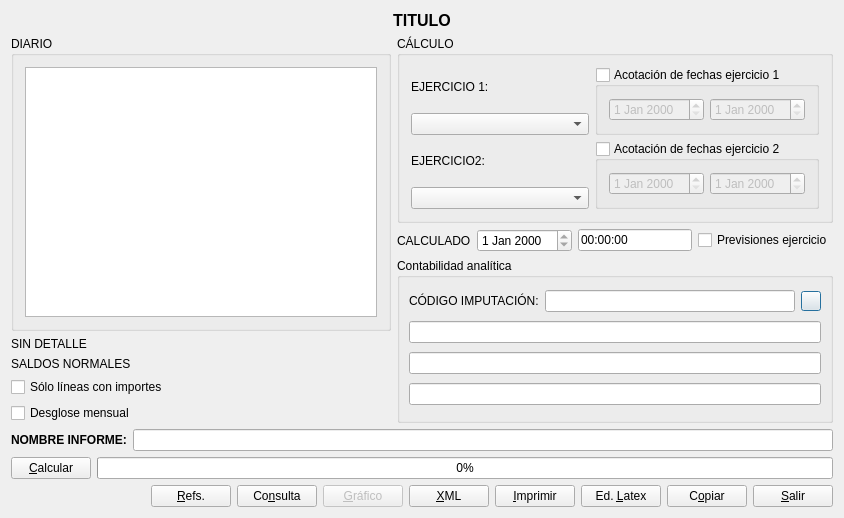
<?xml version="1.0" encoding="UTF-8"?>
<ui version="4.0">
 <author>José Manuel Díez Botella</author>
 <class>calcestado</class>
 <widget class="QDialog" name="calcestado">
  <property name="geometry">
   <rect>
    <x>0</x>
    <y>0</y>
    <width>844</width>
    <height>518</height>
   </rect>
  </property>
  <property name="windowTitle">
   <string>Cálculo de Estado Contable</string>
  </property>
  <layout class="QVBoxLayout" name="verticalLayout_2">
   <item>
    <widget class="QLabel" name="titulolabel">
     <property name="font">
      <font>
       <pointsize>12</pointsize>
       <weight>75</weight>
       <bold>true</bold>
      </font>
     </property>
     <property name="text">
      <string>TITULO</string>
     </property>
     <property name="alignment">
      <set>Qt::AlignCenter</set>
     </property>
    </widget>
   </item>
   <item>
    <layout class="QHBoxLayout" name="horizontalLayout_2">
     <item>
      <layout class="QVBoxLayout">
       <item>
        <widget class="QGroupBox" name="groupBox">
         <property name="minimumSize">
          <size>
           <width>0</width>
           <height>200</height>
          </size>
         </property>
         <property name="title">
          <string>DIARIO</string>
         </property>
         <layout class="QVBoxLayout">
          <item>
           <widget class="QListWidget" name="diariolistWidget"/>
          </item>
         </layout>
        </widget>
       </item>
       <item>
        <widget class="QLabel" name="desgloselabel">
         <property name="text">
          <string>SIN DETALLE</string>
         </property>
        </widget>
       </item>
       <item>
        <widget class="QLabel" name="medioslabel">
         <property name="enabled">
          <bool>true</bool>
         </property>
         <property name="text">
          <string>SALDOS NORMALES</string>
         </property>
        </widget>
       </item>
       <item>
        <widget class="QCheckBox" name="importescheckBox">
         <property name="text">
          <string>Sólo líneas con importes</string>
         </property>
        </widget>
       </item>
       <item>
        <widget class="QCheckBox" name="desglose_mes_checkBox">
         <property name="text">
          <string>Desglose mensual</string>
         </property>
        </widget>
       </item>
      </layout>
     </item>
     <item>
      <layout class="QVBoxLayout" name="verticalLayout">
       <item>
        <widget class="QGroupBox" name="groupBox_2">
         <property name="title">
          <string>CÁLCULO</string>
         </property>
         <layout class="QGridLayout">
          <item row="0" column="0">
           <layout class="QVBoxLayout">
            <item>
             <widget class="QLabel" name="textLabel1">
              <property name="maximumSize">
               <size>
                <width>110</width>
                <height>32767</height>
               </size>
              </property>
              <property name="text">
               <string>EJERCICIO 1:</string>
              </property>
              <property name="wordWrap">
               <bool>false</bool>
              </property>
             </widget>
            </item>
            <item>
             <widget class="QComboBox" name="Ejercicio1comboBox"/>
            </item>
           </layout>
          </item>
          <item row="0" column="1">
           <widget class="QGroupBox" name="fechas_ej1_groupBox">
            <property name="title">
             <string>Acotación de fechas ejercicio 1</string>
            </property>
            <property name="checkable">
             <bool>true</bool>
            </property>
            <property name="checked">
             <bool>false</bool>
            </property>
            <layout class="QHBoxLayout">
             <item>
              <widget class="QDateEdit" name="ini_ej1_dateEdit"/>
             </item>
             <item>
              <widget class="QDateEdit" name="fin_ej1_dateEdit"/>
             </item>
            </layout>
           </widget>
          </item>
          <item row="1" column="0">
           <layout class="QVBoxLayout">
            <item>
             <widget class="QLabel" name="ejercicio2textLabel">
              <property name="maximumSize">
               <size>
                <width>110</width>
                <height>32767</height>
               </size>
              </property>
              <property name="text">
               <string>EJERCICIO2:</string>
              </property>
              <property name="wordWrap">
               <bool>false</bool>
              </property>
             </widget>
            </item>
            <item>
             <widget class="QComboBox" name="Ejercicio2comboBox"/>
            </item>
           </layout>
          </item>
          <item row="1" column="1">
           <widget class="QGroupBox" name="fechas_ej2_groupBox">
            <property name="title">
             <string>Acotación de fechas ejercicio 2</string>
            </property>
            <property name="checkable">
             <bool>true</bool>
            </property>
            <property name="checked">
             <bool>false</bool>
            </property>
            <layout class="QHBoxLayout">
             <item>
              <widget class="QDateEdit" name="ini_ej2_dateEdit"/>
             </item>
             <item>
              <widget class="QDateEdit" name="fin_ej2_dateEdit"/>
             </item>
            </layout>
           </widget>
          </item>
         </layout>
        </widget>
       </item>
       <item>
        <layout class="QHBoxLayout" name="horizontalLayout">
         <item>
          <widget class="QLabel" name="textLabel2">
           <property name="text">
            <string>CALCULADO</string>
           </property>
           <property name="wordWrap">
            <bool>false</bool>
           </property>
          </widget>
         </item>
         <item>
          <widget class="QDateEdit" name="FechadateEdit">
           <property name="readOnly">
            <bool>true</bool>
           </property>
          </widget>
         </item>
         <item>
          <widget class="QLineEdit" name="horalineEdit">
           <property name="text">
            <string>00:00:00</string>
           </property>
           <property name="readOnly">
            <bool>true</bool>
           </property>
          </widget>
         </item>
         <item>
          <widget class="QCheckBox" name="previsiones">
           <property name="text">
            <string>Previsiones ejercicio</string>
           </property>
          </widget>
         </item>
        </layout>
       </item>
       <item>
        <widget class="QGroupBox" name="analiticagroupBox">
         <property name="title">
          <string>Contabilidad analítica</string>
         </property>
         <layout class="QVBoxLayout">
          <property name="spacing">
           <number>6</number>
          </property>
          <property name="leftMargin">
           <number>9</number>
          </property>
          <property name="topMargin">
           <number>9</number>
          </property>
          <property name="rightMargin">
           <number>9</number>
          </property>
          <property name="bottomMargin">
           <number>9</number>
          </property>
          <item>
           <layout class="QHBoxLayout">
            <property name="spacing">
             <number>6</number>
            </property>
            <property name="leftMargin">
             <number>0</number>
            </property>
            <property name="topMargin">
             <number>0</number>
            </property>
            <property name="rightMargin">
             <number>0</number>
            </property>
            <property name="bottomMargin">
             <number>0</number>
            </property>
            <item>
             <widget class="QLabel" name="cilabel">
              <property name="enabled">
               <bool>true</bool>
              </property>
              <property name="text">
               <string>CÓDIGO IMPUTACIÓN:</string>
              </property>
             </widget>
            </item>
            <item>
             <widget class="QLineEdit" name="cilineEdit">
              <property name="enabled">
               <bool>true</bool>
              </property>
              <property name="minimumSize">
               <size>
                <width>250</width>
                <height>0</height>
               </size>
              </property>
             </widget>
            </item>
            <item>
             <widget class="QPushButton" name="buscapushButton">
              <property name="enabled">
               <bool>true</bool>
              </property>
              <property name="maximumSize">
               <size>
                <width>20</width>
                <height>20</height>
               </size>
              </property>
              <property name="text">
               <string/>
              </property>
              <property name="icon">
               <iconset resource="keme.qrc">
                <normaloff>:/iconos/graf/viewer.xpm</normaloff>:/iconos/graf/viewer.xpm</iconset>
              </property>
             </widget>
            </item>
           </layout>
          </item>
          <item>
           <widget class="QLineEdit" name="nivel1lineEdit">
            <property name="enabled">
             <bool>true</bool>
            </property>
            <property name="font">
             <font>
              <pointsize>8</pointsize>
             </font>
            </property>
            <property name="readOnly">
             <bool>true</bool>
            </property>
           </widget>
          </item>
          <item>
           <widget class="QLineEdit" name="nivel2lineEdit">
            <property name="enabled">
             <bool>true</bool>
            </property>
            <property name="font">
             <font>
              <pointsize>8</pointsize>
             </font>
            </property>
            <property name="readOnly">
             <bool>true</bool>
            </property>
           </widget>
          </item>
          <item>
           <widget class="QLineEdit" name="nivel3lineEdit">
            <property name="enabled">
             <bool>true</bool>
            </property>
            <property name="font">
             <font>
              <pointsize>8</pointsize>
             </font>
            </property>
            <property name="readOnly">
             <bool>true</bool>
            </property>
           </widget>
          </item>
         </layout>
        </widget>
       </item>
      </layout>
     </item>
    </layout>
   </item>
   <item>
    <layout class="QHBoxLayout">
     <property name="spacing">
      <number>6</number>
     </property>
     <property name="leftMargin">
      <number>0</number>
     </property>
     <property name="topMargin">
      <number>0</number>
     </property>
     <property name="rightMargin">
      <number>0</number>
     </property>
     <property name="bottomMargin">
      <number>0</number>
     </property>
     <item>
      <widget class="QLabel" name="textLabel1_3">
       <property name="text">
        <string>&lt;!DOCTYPE HTML PUBLIC &quot;-//W3C//DTD HTML 4.0//EN&quot; &quot;http://www.w3.org/TR/REC-html40/strict.dtd&quot;&gt;
&lt;html&gt;&lt;head&gt;&lt;meta name=&quot;qrichtext&quot; content=&quot;1&quot; /&gt;&lt;style type=&quot;text/css&quot;&gt;
p, li { white-space: pre-wrap; }
&lt;/style&gt;&lt;/head&gt;&lt;body style=&quot; font-family:'Sans Serif'; font-size:9pt; font-weight:400; font-style:normal;&quot;&gt;
&lt;table style=&quot;-qt-table-type: root; margin-top:4px; margin-bottom:4px; margin-left:4px; margin-right:4px;&quot;&gt;
&lt;tr&gt;
&lt;td style=&quot;border: none;&quot;&gt;
&lt;p style=&quot; margin-top:0px; margin-bottom:0px; margin-left:0px; margin-right:0px; -qt-block-indent:0; text-indent:0px;&quot;&gt;&lt;span style=&quot; font-weight:600;&quot;&gt;NOMBRE INFORME:&lt;/span&gt;&lt;/p&gt;&lt;/td&gt;&lt;/tr&gt;&lt;/table&gt;&lt;/body&gt;&lt;/html&gt;</string>
       </property>
       <property name="wordWrap">
        <bool>false</bool>
       </property>
      </widget>
     </item>
     <item>
      <widget class="QLineEdit" name="texlineEdit"/>
     </item>
    </layout>
   </item>
   <item>
    <layout class="QHBoxLayout" name="horizontalLayout_4">
     <item>
      <widget class="QPushButton" name="CalcularpushButton">
       <property name="text">
        <string>&amp;Calcular</string>
       </property>
       <property name="icon">
        <iconset>
         <normaloff>:/graf/calculator.xpm</normaloff>:/graf/calculator.xpm</iconset>
       </property>
       <property name="shortcut">
        <string>Alt+C</string>
       </property>
      </widget>
     </item>
     <item>
      <widget class="QProgressBar" name="progressBar">
       <property name="value">
        <number>0</number>
       </property>
       <property name="orientation">
        <enum>Qt::Horizontal</enum>
       </property>
      </widget>
     </item>
    </layout>
   </item>
   <item>
    <layout class="QHBoxLayout" name="horizontalLayout_3">
     <item>
      <spacer name="horizontalSpacer">
       <property name="orientation">
        <enum>Qt::Horizontal</enum>
       </property>
       <property name="sizeHint" stdset="0">
        <size>
         <width>40</width>
         <height>20</height>
        </size>
       </property>
      </spacer>
     </item>
     <item>
      <widget class="QPushButton" name="referenciaspushButton">
       <property name="text">
        <string>&amp;Refs.</string>
       </property>
       <property name="icon">
        <iconset resource="keme.qrc">
         <normaloff>:/iconos/graf/basket.png</normaloff>:/iconos/graf/basket.png</iconset>
       </property>
      </widget>
     </item>
     <item>
      <widget class="QPushButton" name="ConsultapushButton">
       <property name="text">
        <string>Co&amp;nsulta</string>
       </property>
       <property name="icon">
        <iconset resource="keme.qrc">
         <normaloff>:/iconos/graf/xmag.png</normaloff>:/iconos/graf/xmag.png</iconset>
       </property>
       <property name="shortcut">
        <string>Alt+G</string>
       </property>
      </widget>
     </item>
     <item>
      <widget class="QPushButton" name="graficopushButton">
       <property name="enabled">
        <bool>false</bool>
       </property>
       <property name="text">
        <string>&amp;Gráfico</string>
       </property>
       <property name="icon">
        <iconset resource="keme.qrc">
         <normaloff>:/iconos/graf/graf.png</normaloff>:/iconos/graf/graf.png</iconset>
       </property>
      </widget>
     </item>
     <item>
      <widget class="QPushButton" name="xmlpushButton">
       <property name="text">
        <string>&amp;XML</string>
       </property>
       <property name="icon">
        <iconset resource="keme.qrc">
         <normaloff>:/iconos/graf/XML.png</normaloff>:/iconos/graf/XML.png</iconset>
       </property>
      </widget>
     </item>
     <item>
      <widget class="QPushButton" name="ImprimirpushButton">
       <property name="text">
        <string>&amp;Imprimir</string>
       </property>
       <property name="icon">
        <iconset resource="keme.qrc">
         <normaloff>:/iconos/graf/printing.xpm</normaloff>:/iconos/graf/printing.xpm</iconset>
       </property>
       <property name="shortcut">
        <string>Alt+I</string>
       </property>
      </widget>
     </item>
     <item>
      <widget class="QPushButton" name="latexpushButton">
       <property name="text">
        <string>Ed. &amp;Latex</string>
       </property>
       <property name="icon">
        <iconset resource="keme.qrc">
         <normaloff>:/iconos/graf/tex.png</normaloff>:/iconos/graf/tex.png</iconset>
       </property>
      </widget>
     </item>
     <item>
      <widget class="QPushButton" name="copiarpushButton">
       <property name="text">
        <string>C&amp;opiar</string>
       </property>
       <property name="icon">
        <iconset resource="keme.qrc">
         <normaloff>:/iconos/graf/copiar.png</normaloff>:/iconos/graf/copiar.png</iconset>
       </property>
       <property name="shortcut">
        <string>Alt+O</string>
       </property>
      </widget>
     </item>
     <item>
      <widget class="QPushButton" name="SalirpushButton">
       <property name="text">
        <string>&amp;Salir</string>
       </property>
       <property name="icon">
        <iconset resource="keme.qrc">
         <normaloff>:/iconos/graf/application-exit.png</normaloff>:/iconos/graf/application-exit.png</iconset>
       </property>
       <property name="shortcut">
        <string>Alt+S</string>
       </property>
      </widget>
     </item>
    </layout>
   </item>
  </layout>
 </widget>
 <layoutdefault spacing="6" margin="11"/>
 <tabstops>
  <tabstop>Ejercicio1comboBox</tabstop>
  <tabstop>Ejercicio2comboBox</tabstop>
  <tabstop>fechas_ej1_groupBox</tabstop>
  <tabstop>ini_ej1_dateEdit</tabstop>
  <tabstop>fin_ej1_dateEdit</tabstop>
  <tabstop>fechas_ej2_groupBox</tabstop>
  <tabstop>ini_ej2_dateEdit</tabstop>
  <tabstop>fin_ej2_dateEdit</tabstop>
  <tabstop>FechadateEdit</tabstop>
  <tabstop>horalineEdit</tabstop>
  <tabstop>previsiones</tabstop>
  <tabstop>cilineEdit</tabstop>
  <tabstop>buscapushButton</tabstop>
  <tabstop>nivel1lineEdit</tabstop>
  <tabstop>nivel2lineEdit</tabstop>
  <tabstop>nivel3lineEdit</tabstop>
  <tabstop>diariolistWidget</tabstop>
  <tabstop>importescheckBox</tabstop>
  <tabstop>texlineEdit</tabstop>
  <tabstop>CalcularpushButton</tabstop>
  <tabstop>referenciaspushButton</tabstop>
  <tabstop>ConsultapushButton</tabstop>
  <tabstop>graficopushButton</tabstop>
  <tabstop>xmlpushButton</tabstop>
  <tabstop>ImprimirpushButton</tabstop>
  <tabstop>latexpushButton</tabstop>
  <tabstop>copiarpushButton</tabstop>
  <tabstop>SalirpushButton</tabstop>
 </tabstops>
 <resources>
  <include location="keme.qrc"/>
 </resources>
 <connections>
  <connection>
   <sender>SalirpushButton</sender>
   <signal>clicked()</signal>
   <receiver>calcestado</receiver>
   <slot>reject()</slot>
   <hints>
    <hint type="sourcelabel">
     <x>20</x>
     <y>20</y>
    </hint>
    <hint type="destinationlabel">
     <x>20</x>
     <y>20</y>
    </hint>
   </hints>
  </connection>
 </connections>
</ui>
